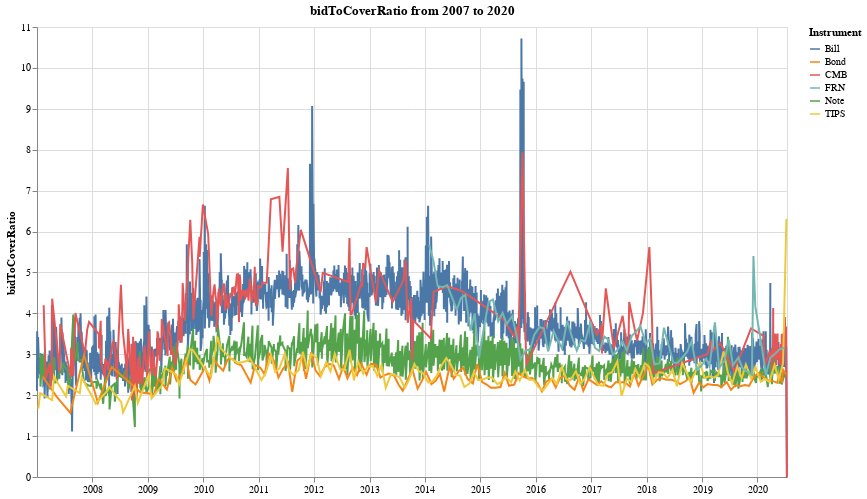

The code cell stored with this chart in its notebook:
### Code cell
dfs, c = doTsChart(range(2007, 2021))
c.display()

### Figure 1 — Vega-Lite specification as saved in the notebook (floating-point values rounded to 4 significant figures; data arrays with more than 128 entries replaced by an {"elided": "..."} marker saying what was removed)
{"config": {"view": {"continuousWidth": 400, "continuousHeight": 300}}, "data": {"name": "data-33201071549f2e8e8cb1553ee0a015bd"}, "mark": "line", "background": "white", "encoding": {"color": {"type": "nominal", "field": "type", "title": "Instrument"}, "x": {"type": "temporal", "axis": {"title": ""}, "field": "auctionDate"}, "y": {"type": "quantitative", "field": "bidToCoverRatio"}}, "height": 450, "title": "bidToCoverRatio from 2007 to 2020", "width": 750, "$schema": "https://vega.github.io/schema/vega-lite/v4.8.1.json", "datasets": {"data-33201071549f2e8e8cb1553ee0a015bd": {"elided": "3809 records"}}}
